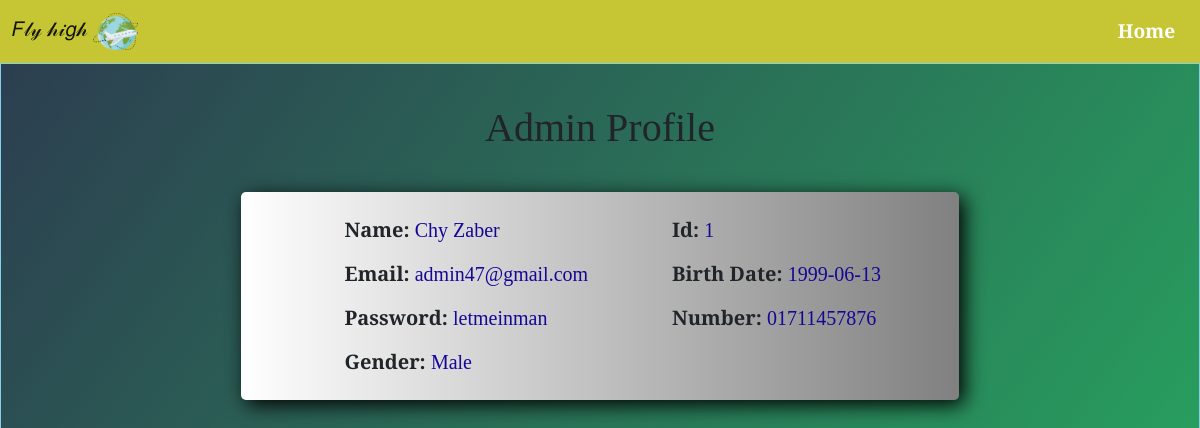
Screenshot of /profile.php (signed in) with the database file from the repository.
### tables this page shows
CREATE TABLE `user` (
  `id` int(11) NOT NULL,
  `f_name` varchar(250) NOT NULL,
  `l_name` varchar(250) NOT NULL,
  `Email` varchar(250) NOT NULL,
  `b_date` date NOT NULL,
  `Password` varchar(20) NOT NULL,
  `p_number` int(11) NOT NULL,
  `Gender` varchar(6) NOT NULL
);

### profile.php (the view, shortened to what this page needs)
<?php
require_once('DBconnect.php');
$email = $_SESSION['email'];
?>
<!DOCTYPE html>
<html lang="en">
  <head>
    <link
      href="https://cdn.jsdelivr.net/npm/bootstrap@5.2.0/dist/css/bootstrap.min.css"
      rel="stylesheet"
    />
    <link rel="stylesheet" href="css/profile.css" />
  </head>
  <body>
    <nav class="navbar navbar-expand-lg bg-primary nav-all">
      <div class="container-fluid">
      <a class="navbar-brand" href="home.php">𝐹𝓁𝓎 𝒽𝒾𝑔𝒽 <span><img style = "width: 45px; height: 37px;" src="images/plane_nav.png" alt=""></span></a>
        <div class="collapse navbar-collapse nav-element-left" id="navbarNav">
          <ul class="navbar-nav nav-ul">
            <li class="nav-item nav-li">
              <a class="nav-link nav-right active" aria-current="page" href="home.php"
                >Home</a>
          </ul>
        </div>
      </div>
    </nav>
    <section class="sec-1">
        <h1 style = "margin: 1em 0em;"><?php
        if ($email == "admin47@gmail.com"){
          echo "Admin Profile";
        } else{
          echo "User Profile";
        }
        ?></h1>
        <div class="box">
        <?php
            $sql_table = "SELECT f_name, l_name, email, password, gender, id, b_date, p_number from user where email = '$email'";
            $result_table = mysqli_query($conn, $sql_table);
            if(mysqli_num_rows($result_table) != 0){
            while($row = mysqli_fetch_assoc($result_table) ){
?>
            <div class= "box-left">
                <div><h5>Name: <span><?php echo $row['f_name'], " ",$row['l_name'];?></span></h5></div>
                <div><h5>Email: <span><?php echo $row['email'];?></span></h5></div>
                <div><h5>Password: <span><?php echo $row['password'];?></span></h5></div>
                <div><h5>Gender: <span><?php echo $row['gender'];?></span></h5></div>
            </div>
            <div class= "box-right">
                <div><h5>Id: <span><?php echo $row['id'];?></span></h5></div>
                <div><h5>Birth Date: <span><?php echo $row['b_date'];?></span></h5></div>
                <div><h5>Number: <span><?php echo '0', $row['p_number'];?></span></h5></div>
            </div>
<?php }}?>
        </div>
    </section>
</body>
</html>

### css/profile.css (style rules this page uses)
.nav-all { position: sticky; top: 0; z-index: 1; background-color: rgba(184, 184, 2, 0.801) !important; }
.nav-element-left { justify-content: end; }
.nav-li { margin: 0em 0.3em; height: 100%; }
.nav-right { color: white !important; font-size: 1.2rem; font-weight: bold; border-radius: 7px; }
.sec-1 { text-align: center; border: 1px solid skyblue; background-image: linear-gradient( 125deg, #2c3e50, #27ae60, #2980b9, #e74c3c, #8e44ad ); background-size: 400% 400%; animation: bganimation 15s infinite; height: 90.2vh; }
.box { border-radius: 5px; box-shadow: 5px 5px 20px black; width: 60%; margin: auto; display: flex; background-image: linear-gradient(to left, gray, white); padding: 1em 0em; }
.box-left { width: 50%; text-align: left; padding-left: 4em; }
.box-right { width: 50%; text-align: left; padding-left: 2em; }
.box h5 { width: 100%; padding-left: 2em; padding-top: 0.5em; padding-bottom: 0.5em; margin: 0; font-weight: bold; }
.box span { color: rgb(21, 7, 150); font-weight: normal; }

### profile.php (style rules this page uses)
body { font-family: 'PT Serif', serif; }

### rows the page displays
user: f_name "Chy", l_name "Zaber", Email "admin47@gmail.com", Password "letmeinman", Gender "Male", id "1", b_date "1999-06-13", p_number "1711457876"
